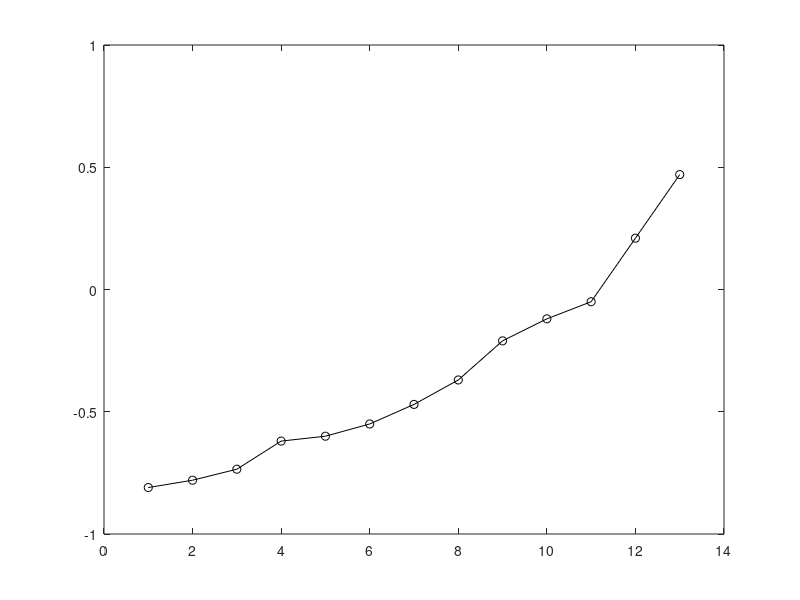

This chart was generated by the following MATLAB code: (Note: this script raises an error after producing the figure.)
meandata=[-0.81,-0.78,-0.735,-0.62,-0.60,-0.55,-0.47,-0.37,-0.21,-0.12,-0.05,0.21,0.47];
errdata=[0.15,0.3,0.2,0.21,0.25,0.23,0.1,0.35,0.32,0.42,0.39,0.21,0.28]/1.7;
plot([1:length(meandata)], meandata,'Color','k','Marker','o');
hold on;
errorbar([1:length(meandata)], meandata, errdata,'Color','k');
xlim([0,length(meandata)+1]);
set(gca,'fontweight','bold');